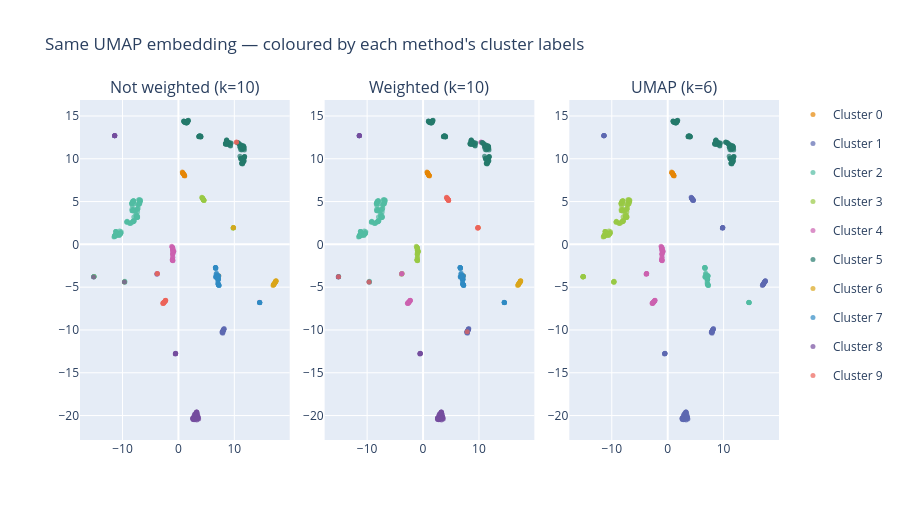

Source (notebook cell):
### Code cell
# Same UMAP embedding, three sets of labels
#
# Projects all three methods' cluster labels onto the UMAP 2D embedding.
# Any visual difference between subplots is due purely to label assignment —
# the layout is identical. This makes it easy to see where methods agree
# and where they diverge.

emb2d = u["emb2d"]

fig = make_subplots(
    rows=1, cols=3,
    subplot_titles=[
        f"Not weighted (k={nw['winner_k']})",
        f"Weighted (k={w['winner_k']})",
        f"UMAP (k={u['umap_k']})",
    ],
    horizontal_spacing=0.05,
)

for col_idx, (approach, lbls) in enumerate([
    ("Not weighted", label_sets["Not weighted"]),
    ("Weighted",     label_sets["Weighted"]),
    ("UMAP",         label_sets["UMAP"]),
]):
    for cluster_id in sorted(np.unique(lbls)):
        mask = lbls == cluster_id
        fig.add_trace(
            go.Scatter(
                x=emb2d[mask, 0], y=emb2d[mask, 1],
                mode="markers",
                marker=dict(
                    size=5,
                    color=px.colors.qualitative.Vivid[
                        cluster_id % len(px.colors.qualitative.Vivid)
                    ],
                    opacity=0.7,
                ),
                name=f"Cluster {cluster_id}",
                legendgroup=f"{approach}_{cluster_id}",
                showlegend=(col_idx == 0),
            ),
            row=1, col=col_idx + 1,
        )

fig.update_layout(
    title="Same UMAP embedding — coloured by each method's cluster labels",
    height=520,
)
fig.show()
